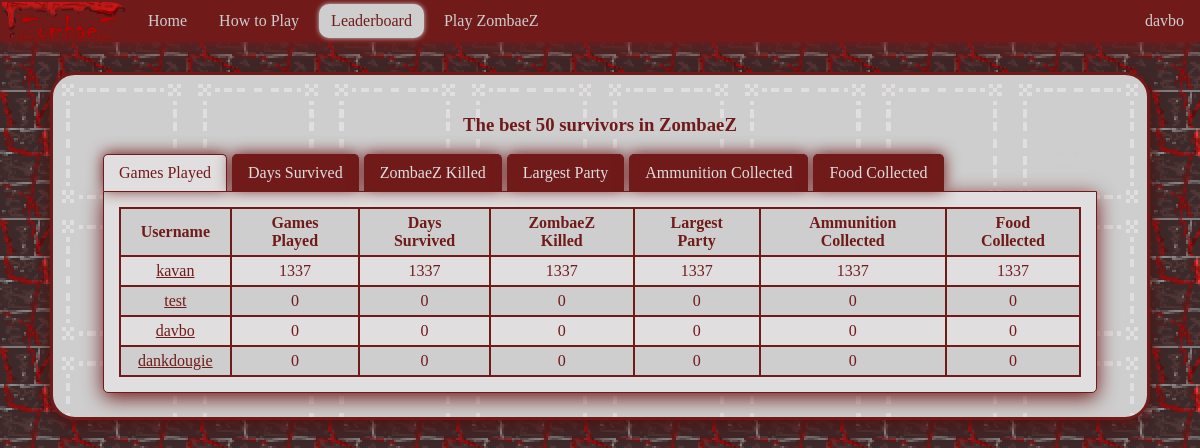
/zombaez/leaderboards/ (signed in), run on the app's committed database.
### zombaez/models.py (models this page shows, shortened)
class User(models.Model):
    username = models.CharField(max_length=128, unique=True)
    user = models.OneToOneField(DjangoUser, on_delete=models.CASCADE, default=1)
    zombies_killed = models.IntegerField(default=0)
    total_games_played = models.IntegerField(default=0)
    total_ammo_collected = models.IntegerField(default=0)
    largest_party_size = models.IntegerField(default=0)
    total_food_collected = models.IntegerField(default=0)
    total_days_survived = models.IntegerField(default=0)

### zombaez/views.py (the view)
def leaderboards(request):
    context_dict = {"total_games_played":User.objects.order_by("-total_games_played")[:10]}
    context_dict["total_ammo_collected"] = User.objects.order_by("-total_ammo_collected")[:10]
    context_dict["total_food_collected"] = User.objects.order_by("-total_food_collected")[:10]
    context_dict["total_days_survived"] = User.objects.order_by("-total_days_survived")[:10]
    context_dict["largest_party_size"] = User.objects.order_by("-largest_party_size")[:10]
    context_dict["zombies_killed"] = User.objects.order_by("-zombies_killed")[:10]
    return render(request, 'zombaez/leaderboards.html', context_dict)

### templates/zombaez/leaderboards.html (shortened to what this page needs)
{% extends 'zombaez/base.html' %}
{% load staticfiles %}
{% block head_block %}
	<link rel="stylesheet" href="{% static "styles/leaderboards.css"%}" type="text/css" />
{% endblock %}
{% block body_block %}
<h3>The best 50 survivors in ZombaeZ</h3>
<div class="tabs">
    <ul class="tab-links">
        <li class="active"><a href="#tab1">Games Played</a></li>
        <li><a href="#tab2">Days Survived</a></li>
        <li><a href="#tab3">ZombaeZ Killed</a></li>
        <li><a href="#tab4">Largest Party</a></li>
		<li><a href="#tab5">Ammunition Collected</a></li>
		<li><a href="#tab6">Food Collected</a></li>
    </ul>
    <div class="tab-content">
        <div id="tab1" class="tab active">
            <table>
			<tr>
				<th>Username</th>
				<th>Games Played</th>
				<th>Days Survived</th>
				<th>ZombaeZ Killed</th>
				<th>Largest Party</th>
				<th>Ammunition Collected</th>
				<th>Food Collected</th>
			</tr>
			{% for player in total_games_played %}
			<tr>
				<td><a href="/zombaez/view_profile/{{player.username}}">{{player.username}}</a></td>
				<td>{{player.total_games_played}}</td>
				<td>{{player.total_days_survived}}</td>
				<td>{{player.zombies_killed}}</td>
				<td>{{player.largest_party_size}}</td>
				<td>{{player.total_ammo_collected}}</td>
				<td>{{player.total_food_collected}}</td>
			</tr>
			{% endfor %}
			</table>
        </div>
    </div>
</div>
{% endblock %}

### templates/zombaez/base.html (shortened to what this page needs)
{% load staticfiles %}
<!DOCTYPE html>
<html>
	<head>
		<link rel="stylesheet" href="{% static "styles/base.css"%}" type="text/css" />
		{% block head_block %}{% endblock %}
	</head>
	<body>
			<ul id="nav_bar">
				<li id="logoItem" ><img class="logo" src="{% static "images/zombaez.png" %}" alt="ZombaeZ logo"/>
				<li><a id="nav1" href="{% url 'home' %}">Home</a></li>
				<li><a id="nav2" href="{% url 'how_to_play' %}">How to Play</a></li>
				<li><a id="nav3" href="{% url 'leaderboards' %}">Leaderboard</a></li>
				{% if user.is_authenticated %}
				<li><a id="nav4" href="{% url 'play' %}">Play ZombaeZ</a></li>
				<li class="right drop_down"><a>{{user.username}}</a>
				</li>
				{% else %}
				<li class="right"><a href="{% url 'auth_login' %}?next={{ request.get_full_path|urlencode }}">Log In/Register</a><li>
				{% endif %}
			</ul>
		<div id="content">
            {% block body_block %}{% endblock %}
        </div>
	</body>
</html>

### static/styles/base.css (style rules this page uses)
body { margin:0; padding:0; background-image: url("../images/background.png"); min-width:1052px; }
#nav_bar { list-style-type: none; height: 42px; margin:0; padding:0; background-color: #701A1A; box-shadow: 0px 5px 20px #701A1A; }
#logoItem { margin:0; padding:0; border-top-right-radius:20px; overflow:hidden; }
.logo { width:128px; height:42px; }
#nav_bar li { margin:2px; height: 38px; float: left; color: #878484; }
#nav_bar li a { margin:2px; display: block; padding: 8px 12px; color:#CECECE; }
#nav_bar li a:link { text-decoration: none; }
#nav_bar a.active { background-color: #CECECE; color: #701A1A; border-radius:10px; box-shadow: 0px 0px 5px #CECECE; }
#nav_bar li.right { float: right; }
.drop_down a { text-align: right; }
#content { background-image: url("../images/content_background.png"); image-rendering: pixelated; background-size: 12.5%; position:relative; top: 10px; margin:20px 50px; padding:20px 50px; border-style:solid; border-radius: 25px; border-color: #701A1A; box-shadow: 0px 5px 15px #521111; color: #701A1A; text-align:center; }

### static/styles/leaderboards.css (style rules this page uses)
table, tr, td, th { text-align:center; padding:5px 15px; border-style:solid; border-width:2px; border-color: #701A1A; border-collapse: collapse; }
tr:nth-child(even) { background-color: #E0DEDE; }
tr:nth-child(odd) { background-color: #CECECE; }
td a { padding: 2px; color: #701A1A; }
.tabs { width:100%; display:inline-block; }
.tab-links:after { display:block; clear:both; content:''; }
.tab-links li { margin:0px 5px 0px 0px; float:left; list-style:none; }
.tab-links { margin:0; padding:0; }
.tab-links a { padding:9px 15px; display:inline-block; border-style:solid; border-top-width:1px; border-bottom-width:0px; border-right-width:1px; border-left-width:1px; border-top-right-radius:5px; border-top-left-radius:5px; border-color:#701A1A; background:#701A1A; color:#E0DEDE; text-decoration:none; box-shadow: 0px -1px 15px #701A1A; transition:all linear 0.15s; }
li.active a, li.active a:hover { background:#E0DEDE; color:#701A1A; }
.tab-content { padding:15px; background:#E0DEDE; border-style:solid; border-width:1px; border-bottom-left-radius:5px; border-bottom-right-radius:5px; border-color:#701A1A; box-shadow: 0px 5px 20px #701A1A }
.tab { display:none; }
.tab.active { display:block; }

### data on the page
User: username "kavan", total_games_played "1337", total_days_survived "1337", zombies_killed "1337", largest_party_size "1337", total_ammo_collected "1337", total_food_collected "1337"
User: username "test", total_games_played "0", total_days_survived "0", zombies_killed "0", largest_party_size "0", total_ammo_collected "0", total_food_collected "0"
User: username "davbo", total_games_played "0", total_days_survived "0", zombies_killed "0", largest_party_size "0", total_ammo_collected "0", total_food_collected "0"
User: username "dankdougie", total_games_played "0", total_days_survived "0", zombies_killed "0", largest_party_size "0", total_ammo_collected "0", total_food_collected "0"

### other printed values
{{ user.username }} "davbo"
